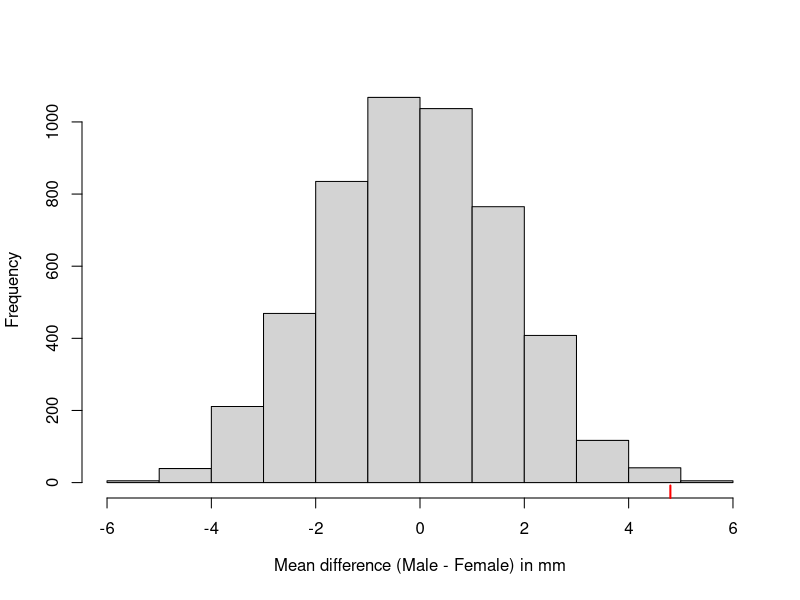

Reproduce this figure in R. (Note: this script raises an error after producing the figure.)
### R code from vignette source 'permutations.Rnw'

###################################################
### code chunk number 1: preliminary
###################################################
options("prompt" = "R> ", "continue" = "+ ")
options(useFancyQuotes="UTF-8")


###################################################
### code chunk number 2: load_jackal
###################################################
require(permute)
data(jackal)
jackal


###################################################
### code chunk number 3: ttest_jackal
###################################################
jack.t <-t.test(Length ~ Sex, data = jackal, var.equal = TRUE, alternative = "greater")
jack.t


###################################################
### code chunk number 4: ftest_jackal
###################################################
var.test(Length ~ Sex, data = jackal)
fligner.test(Length ~ Sex, data = jackal)


###################################################
### code chunk number 5: meanFun
###################################################
meanDif <- function(x, grp) {
 mean(x[grp == "Male"]) - mean(x[grp == "Female"])
}


###################################################
### code chunk number 6: randJackal
###################################################
Djackal <- numeric(length = 5000)
N <- nrow(jackal)
set.seed(42)
for(i in seq_len(length(Djackal) - 1)) {
    perm <- shuffle(N)
    Djackal[i] <- with(jackal, meanDif(Length, Sex[perm]))
}
Djackal[5000] <- with(jackal, meanDif(Length, Sex))


###################################################
### code chunk number 7: hist_jackal (eval = FALSE)
###################################################
## hist(Djackal, main = "",
##      xlab = expression("Mean difference (Male - Female) in mm"))
## rug(Djackal[5000], col = "red", lwd = 2)


###################################################
### code chunk number 8: permutations.Rnw:124-125
###################################################
(Dbig <- sum(Djackal >= Djackal[5000]))


###################################################
### code chunk number 9: permutations.Rnw:128-129
###################################################
Dbig / length(Djackal)


###################################################
### code chunk number 10: draw_hist_jackal
###################################################
hist(Djackal, main = "",
     xlab = expression("Mean difference (Male - Female) in mm"))
rug(Djackal[5000], col = "red", lwd = 2)


###################################################
### code chunk number 11: permutations.Rnw:141-142
###################################################
choose(20, 10)


###################################################
### code chunk number 12: permutations.Rnw:152-153
###################################################
args(shuffle)


###################################################
### code chunk number 13: permutations.Rnw:156-157
###################################################
str(permControl())


###################################################
### code chunk number 14: permutations.Rnw:160-165
###################################################
set.seed(2)
(r1 <- shuffle(10))
set.seed(2)
(r2 <- sample(1:10, 10, replace = FALSE))
all.equal(r1, r2)


###################################################
### code chunk number 15: permutations.Rnw:184-190
###################################################
set.seed(4)
x <- 1:10
CTRL <- permControl(within = Within(type = "series"))
perm <- shuffle(10, control = CTRL)
perm
x[perm] ## equivalent


###################################################
### code chunk number 16: permutations.Rnw:197-203
###################################################
set.seed(4)
block <- gl(3, 9)
CTRL <- permControl(strata = block,
                    within = Within(type = "grid", ncol = 3, nrow = 3))
perm <- shuffle(length(block), control = CTRL)
perm


###################################################
### code chunk number 17: permutations.Rnw:208-212
###################################################
## Original
lapply(split(1:27, block), matrix, ncol = 3)
## Shuffled
lapply(split(perm, block), matrix, ncol = 3)


###################################################
### code chunk number 18: permutations.Rnw:218-224
###################################################
set.seed(4)
CTRL <- permControl(strata = block,
                    within = Within(type = "grid", ncol = 3, nrow = 3,
                                    constant = TRUE))
perm2 <- shuffle(length(block), control = CTRL)
lapply(split(perm2, block), matrix, ncol = 3)


###################################################
### code chunk number 19: permutations.Rnw:234-238
###################################################
set.seed(4)
CTRL <- permControl(within = Within(type = "series"))
pset <- shuffleSet(10, nset = 5, control = CTRL)
pset


###################################################
### code chunk number 20: seesionInfo
###################################################
toLatex(sessionInfo())


